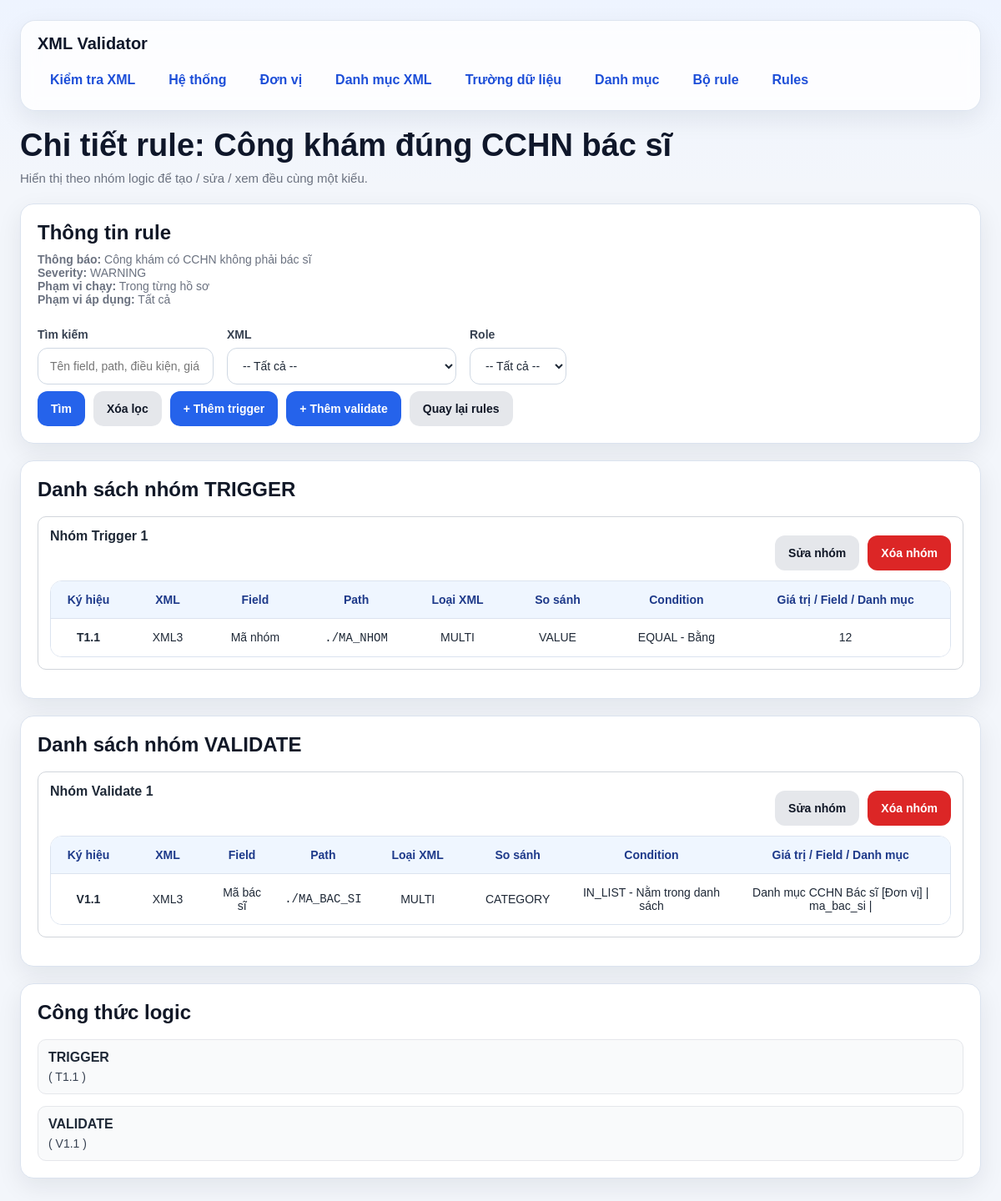
Page /rules/6/details on the earlier database version.
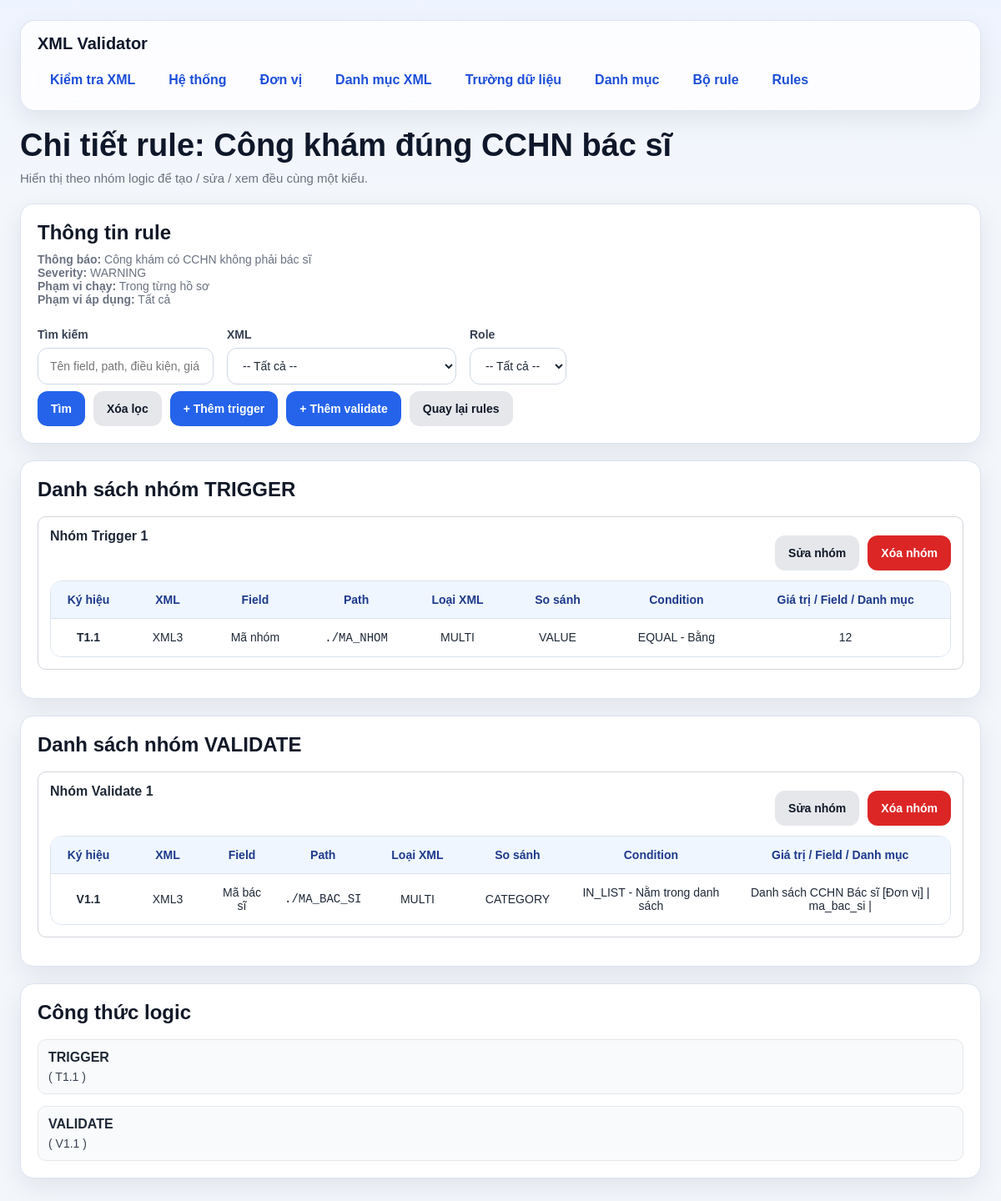
Same page on the later database version.
### models/rule_model.py (models this page shows, shortened)
class RuleDetail(db.Model):
    __tablename__ = "rule_detail"
    id = db.Column(db.Integer, primary_key=True)
    rule_id = db.Column(db.Integer, db.ForeignKey("rule.id"), nullable=False)
    field_id = db.Column(db.Integer, db.ForeignKey("danh_muc_truong_du_lieu.id"), nullable=False)
    condition_id = db.Column(db.Integer, db.ForeignKey("danh_muc_dieu_kien.id"), nullable=False)
    gia_tri = db.Column(db.String(255), nullable=True)
    condition_role = db.Column(db.String(50), nullable=False)
    sort_order = db.Column(db.Integer, nullable=False, default=1)
    compare_mode = db.Column(db.String(20), nullable=False, default="VALUE")
    compare_field_id = db.Column(db.Integer, db.ForeignKey("danh_muc_truong_du_lieu.id"), nullable=True)
    compare_category_id = db.Column(db.Integer, db.ForeignKey("danh_muc.id"), nullable=True)
    compare_category_field_id = db.Column(db.Integer, db.ForeignKey("danh_muc_field.id"), nullable=True)
    date_part = db.Column(db.String(50), nullable=True)
    group_no = db.Column(db.Integer, nullable=False, default=1)
    rule = db.relationship("Rule", backref="details")
    field = db.relationship("DanhMucTruongDuLieu", foreign_keys=[field_id])
    condition = db.relationship("DanhMucDieuKien")
    compare_field = db.relationship("DanhMucTruongDuLieu", foreign_keys=[compare_field_id])
    compare_category = db.relationship("DanhMuc")
    compare_category_field = db.relationship("DanhMucField")

### models/category_model.py (models this page shows, shortened)
class DanhMuc(db.Model):
    __tablename__ = "danh_muc"
    id = db.Column(db.Integer, primary_key=True)
    ten_danh_muc = db.Column(db.String(255), nullable=False)
    scope = db.Column(db.String(20), nullable=False, default="COMMON")
    fields = db.relationship(
        "DanhMucField",
        back_populates="danh_muc",
        cascade="all, delete-orphan",
        lazy="select"
    )
    datasets = db.relationship(
        "DanhMucDataset",
        back_populates="danh_muc",
        cascade="all, delete-orphan",
        lazy="select"
    )

class DanhMucField(db.Model):
    __tablename__ = "danh_muc_field"
    id = db.Column(db.Integer, primary_key=True)
    danh_muc_id = db.Column(db.Integer, db.ForeignKey("danh_muc.id"), nullable=False)
    ma_truong = db.Column(db.String(100), nullable=False)
    danh_muc = db.relationship("DanhMuc", back_populates="fields")
    __table_args__ = (
        db.UniqueConstraint("danh_muc_id", "ma_truong", name="uq_dm_field"),
    )

### models/xml_model.py (models this page shows, shortened)
class DanhMucXml(db.Model):
    __tablename__ = "danh_muc_xml"
    id = db.Column(db.Integer, primary_key=True)
    ma_xml = db.Column(db.String(50), nullable=False, unique=True)   # XML1, XML2, XML3
    ten_xml = db.Column(db.String(255), nullable=False)
    list_path = db.Column(db.String(500), nullable=False)            # path tính từ NOIDUNGFILE
    item_type = db.Column(db.String(20), nullable=False, default="MULTI")

### models/field_model.py (models this page shows, shortened)
class DanhMucTruongDuLieu(db.Model):
    __tablename__ = "danh_muc_truong_du_lieu"
    id = db.Column(db.Integer, primary_key=True)
    ten_truong = db.Column(db.String(255), nullable=False)
    xml_id = db.Column(db.Integer, db.ForeignKey("danh_muc_xml.id"), nullable=False)
    xml_path = db.Column(db.String(500), nullable=False)  # path bên trong từng phần tử của list
    data_type = db.Column(db.String(50), nullable=False, default="STRING")
    xml = db.relationship("DanhMucXml", backref="fields")

### models/condition_model.py (models this page shows, shortened)
class DanhMucDieuKien(db.Model):
    __tablename__ = "danh_muc_dieu_kien"
    id = db.Column(db.Integer, primary_key=True)
    ma_dieu_kien = db.Column(db.String(50), nullable=False, unique=True)
    ten_dieu_kien = db.Column(db.String(255), nullable=False)

### routes/rule_routes.py (the view, shortened to what this page needs)
@rule_bp.route("/<int:rule_id>/details", methods=["GET"])
def list_rule_details(rule_id):
    rule = Rule.query.get_or_404(rule_id)
    keyword = (request.args.get("keyword") or "").strip()
    xml_id = (request.args.get("xml_id") or "").strip()
    role = (request.args.get("role") or "").strip().upper()
    query = (
        RuleDetail.query
        .join(DanhMucTruongDuLieu, RuleDetail.field_id == DanhMucTruongDuLieu.id)
        .join(DanhMucXml, DanhMucTruongDuLieu.xml_id == DanhMucXml.id)
        .join(DanhMucDieuKien, RuleDetail.condition_id == DanhMucDieuKien.id)
        .filter(RuleDetail.rule_id == rule_id)
    )
    if xml_id:
        query = query.filter(DanhMucTruongDuLieu.xml_id == int(xml_id))
    if role in ["TRIGGER", "VALIDATE"]:
        query = query.filter(RuleDetail.condition_role == role)
    details = query.order_by(
        RuleDetail.condition_role.asc(),
        RuleDetail.group_no.asc(),
        RuleDetail.sort_order.asc(),
        RuleDetail.id.asc()
    ).all()
    grouped_details = build_grouped_details(details)
    xmls = DanhMucXml.query.order_by(DanhMucXml.id.asc()).all()
    applied_units = [ru.don_vi for ru in getattr(rule, "rule_units", []) if ru.don_vi]
    return render_template(
        "rule_details.html",
        rule=rule,
        details=details,
        grouped_details=grouped_details,
        keyword=keyword,
        xml_id=xml_id,
        role=role,
        xmls=xmls,
        applied_units=applied_units
    )

### templates/rule_details.html (shortened to what the changed rows need)
{% extends "base.html" %}
{% block content %}
<div class="page-header">
    <h1 class="page-title">Chi tiết rule: {{ rule.ten_rule }}</h1>
</div>
<div class="card">
    <h2 class="card-title">Thông tin rule</h2>
</div>
{% macro render_compare_value(d) %}
    {% if d.compare_mode == 'FIELD' and d.compare_field %}
        {{ d.compare_field.xml.ma_xml }} | {{ d.compare_field.ten_truong }} | {{ d.compare_field.xml_path }}
    {% elif d.compare_mode == 'CATEGORY' and d.compare_category and d.compare_category_field %}
        {{ d.compare_category.ten_danh_muc }}
        {% if d.compare_category.scope == 'UNIT' %}
            [Đơn vị]
        {% else %}
            [Dùng chung]
        {% endif %}
        | {{ d.compare_category_field.ma_truong }} | {{ d.compare_category_field.ten_truong }}
    {% else %}
        {{ d.gia_tri or '' }}
    {% endif %}
{% endmacro %}
{% if grouped_details['TRIGGER'] %}
<div class="card">
    <h2 class="card-title">Danh sách nhóm TRIGGER</h2>
    {% for group in grouped_details['TRIGGER'] %}
    <div style="border:1px solid #d1d5db; border-radius:10px; padding:14px; margin-bottom:14px; background:#fff;">
        <div class="table-wrap">
            <table>
                <thead>
                    <tr>
                        <th style="width:90px;">Ký hiệu</th>
                        <th style="width:100px;">XML</th>
                        <th>Field</th>
                        <th>Path</th>
                        <th style="width:110px;">Loại XML</th>
                        <th style="width:130px;">So sánh</th>
                        <th>Condition</th>
                        <th>Giá trị / Field / Danh mục</th>
                    </tr>
                </thead>
            </table>
        </div>
    </div>
    {% endfor %}
</div>
{% endif %}
{% if grouped_details['VALIDATE'] %}
<div class="card">
    <h2 class="card-title">Danh sách nhóm VALIDATE</h2>
    {% for group in grouped_details['VALIDATE'] %}
    <div style="border:1px solid #d1d5db; border-radius:10px; padding:14px; margin-bottom:14px; background:#fff;">
        <div style="display:flex; justify-content:space-between; align-items:flex-start; gap:12px; margin-bottom:12px;">
            <div>
                <div style="font-weight:700;">Nhóm Validate {{ group.group_no }}</div>
            </div>
            <div class="actions">
                <a class="btn btn-secondary" href="/rules/{{ rule.id }}/details/VALIDATE/{{ group.group_no }}/edit">Sửa nhóm</a>
                <form class="inline" method="POST" action="/rules/{{ rule.id }}/details/VALIDATE/{{ group.group_no }}/delete" onsubmit="return confirm('Xóa toàn bộ nhóm validate này?');">
                    <button class="btn btn-danger" type="submit">Xóa nhóm</button>
                </form>
            </div>
        </div>
        <div class="table-wrap">
            <table>
                <thead>
                    <tr>
                        <th style="width:90px;">Ký hiệu</th>
                        <th style="width:100px;">XML</th>
                        <th>Field</th>
                        <th>Path</th>
                        <th style="width:110px;">Loại XML</th>
                        <th style="width:130px;">So sánh</th>
                        <th>Condition</th>
                        <th>Giá trị / Field / Danh mục</th>
                    </tr>
                </thead>
                <tbody>
                    {% for d in group.details %}
                    <tr>
                        <td><strong>V{{ group.group_no }}.{{ loop.index }}</strong></td>
                        <td>{{ d.field.xml.ma_xml }}</td>
                        <td>{{ d.field.ten_truong }}</td>
                        <td><code>{{ d.field.xml_path }}</code></td>
                        <td>{{ d.field.xml.item_type if d.field.xml.item_type else 'MULTI' }}</td>
                        <td>{{ d.compare_mode }}</td>
                        <td>
                            {{ d.condition.ma_dieu_kien }} - {{ d.condition.ten_dieu_kien }}
                        </td>
                        <td>{{ render_compare_value(d) }}</td>
                    </tr>
                    {% endfor %}
                </tbody>
            </table>
        </div>
    </div>
    {% endfor %}
</div>
{% endif %}
<div class="card">
    <h2 class="card-title">Công thức logic</h2>
    <div style="padding: 12px; border: 1px solid #e5e7eb; border-radius: 10px; background: #f9fafb;">
        <div style="font-weight: 700; margin-bottom: 6px;">VALIDATE</div>
        {% if grouped_details['VALIDATE'] %}
            <div style="font-size: 14px; color: #374151;">
                {% for group in grouped_details['VALIDATE'] %}
                    (
                    {% for d in group.details %}
                        V{{ group.group_no }}.{{ loop.index }}
                    {% endfor %}
                    )
                {% endfor %}
            </div>
        {% else %}
            <div class="muted">Không có validate.</div>
        {% endif %}
    </div>
</div>
{% endblock %}

Differences in the rows shown:
changed through a linked row, RuleDetail "CATEGORY": compare_category.ten_danh_muc "Danh mục CCHN Bác sĩ" → "Danh sách CCHN Bác sĩ"
